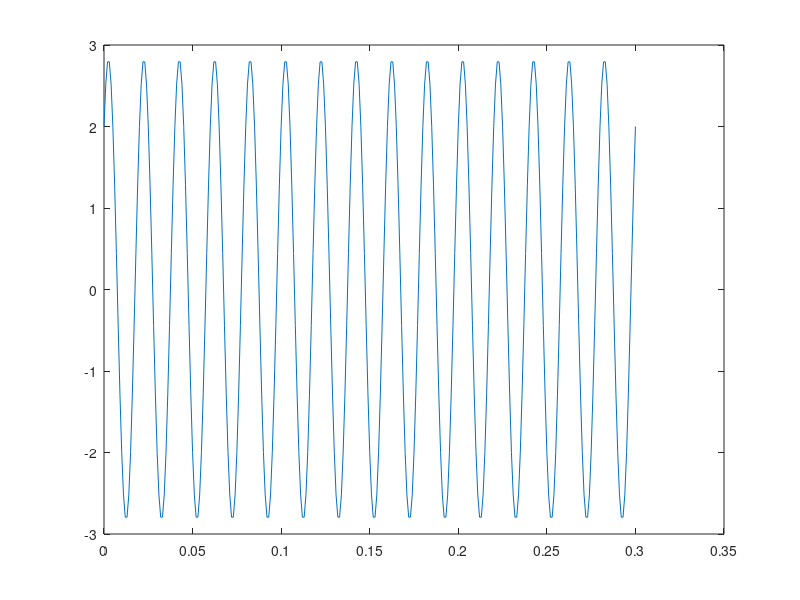

Recreate this plot in MATLAB.
 % Exercitiu 1
 n = 10; % nr de ecuatii si de necunoscute
 A = zeros(n); 
 b = zeros(n,1);
 x = zeros(n,1);
 A=[1 -1 0 0 0 0 0 0 1 0;0 0 1 -1 0 0 0 0 0 -1;0 1 -1 0 0 1 0 0 0 0;0 0 0 1 -1 -1 0 0 0 0;0 0 0 0 1 0 0 0 -1 0; 0 0 0 100*j/(50*j-2) 0 1 0 0 0 0;0 0 0 100*j/(50*j-2) 0 0 -1 0 0 0 ; 0 0 0 100*j/(50*j-2) 0 0 0 0 (1+10*j) 0 ;0 0 0 0 0 0 0 1 0 0;0 0 0 0 0 0 0 0 0 14];
 B=[sqrt(2)*(1+j); -sqrt(2)*(1+j);j;0;j;3*sqrt(2)/2*(1+j);3*sqrt(2)/2*(1+j)-4*j;5+3*sqrt(2)/2*(1+j)-4*j;5+3*sqrt(2)/2*(1+j);3*sqrt(2)/2*(1+j)+3*sqrt(2)*(1+j)+5];
 x = A\B;
% pentru calculul bilantului
 S_c = 100*j/(50*j-2)*(abs(x(4))^2)+1*(abs(x(6))^2)+(abs(x(10))^2)+(1+10*j)*(abs(x(9))^2);
 S_g = 3*sqrt(2)*(1+j)*x(1)'+3*sqrt(2)*(1+j)/2*x(3)' +5*x(2)'-4*j*x(5)'-j*x(7)'-sqrt(2)*(1+j)*x(8)';
% pentru graficul ce arata evolutia in timp
J8 = sqrt(2)*(1+j);
time = 0:0.001:0.3;
J8_plot = abs(J8)*sqrt(2)*sin(100*pi.*time + angle(J8));
plot(time,J8_plot);
